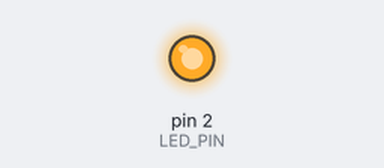
Simulated run of this sketch. Board: Arduino Uno, built with avr-gcc and run on an emulated ATmega328P. On the bench: output pins drawn as LEDs (lit = HIGH). No radio packets arrive unless stated; what the sketch prints to the serial monitor is not drawn.

Above: at 0.1 s.
Timing chart, 0 to 1.6 s (numbered marks = the images above):
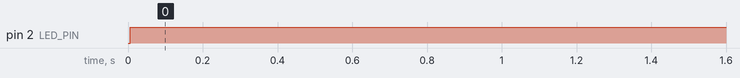

Measured:
- by itself, pin 2 (LED_PIN): LOW → HIGH at 0.01 s

The sketch:

NRF24L01_Transceiver_Arduino.ino
```cpp
/*
🔌Wiring (Important)
 NRF24L01 → Arduino (same for both boards)

| NRF24L01 Pin | Arduino Pin      |
| ------------ | ---------------- |
| VCC          | 3.3V (not 5v)    |
| GND          | GND              |
| CE           | D9               |
| CSN          | D10              |
| SCK          | D13              |
| MOSI         | D11              |
| MISO         | D12              |

*/

#include <SPI.h>
#include <nRF24L01.h>
#include <RF24.h>

RF24 radio(9, 10); // CE, CSN

const byte address[6] = "GP003";

const String type = "Transmitter";
// const String type = "Receiver";

#define LED_PIN 2

void setup() {
  Serial.begin(9600);
  radio.begin();
  if(type.equals("Transmitter")) {
    radio.openWritingPipe(address);
    radio.setChannel(108);
    radio.setDataRate(RF24_250KBPS);
    radio.setPALevel(RF24_PA_HIGH);
    radio.stopListening();
  } else if(type == "Receiver") {
    radio.openReadingPipe(0, address);
    radio.setChannel(108);
    radio.setDataRate(RF24_250KBPS);
    radio.setPALevel(RF24_PA_HIGH);
    radio.startListening();
  }

  pinMode(LED_PIN, OUTPUT);
}

void loop() {
  digitalWrite(LED_PIN, HIGH);

  if(type.equals("Transmitter")) {
    const char text[] = "Hello World";
    radio.write(&text, sizeof(text));
    Serial.println("Sent: " + String(text));
    delay(1000);
  } else if(type == "Receiver") {
    if (radio.available()) {
      char text[32] = "";
      radio.read(&text, sizeof(text));
      Serial.println("Received: " + String(text));

      digitalWrite(LED_PIN, LOW);
      delay(500);
    }
  }
}
```
